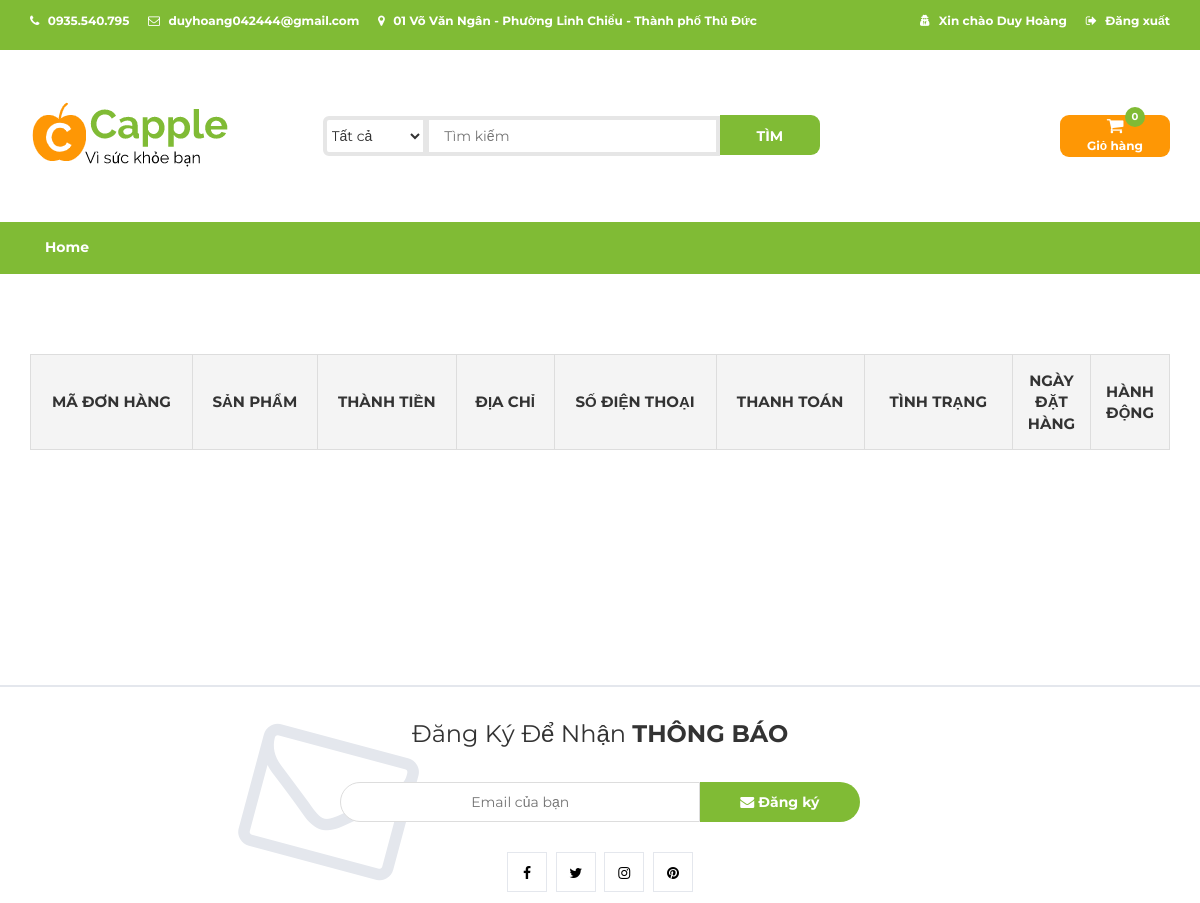
The app's page /orders.php (signed in, upper part), older data.
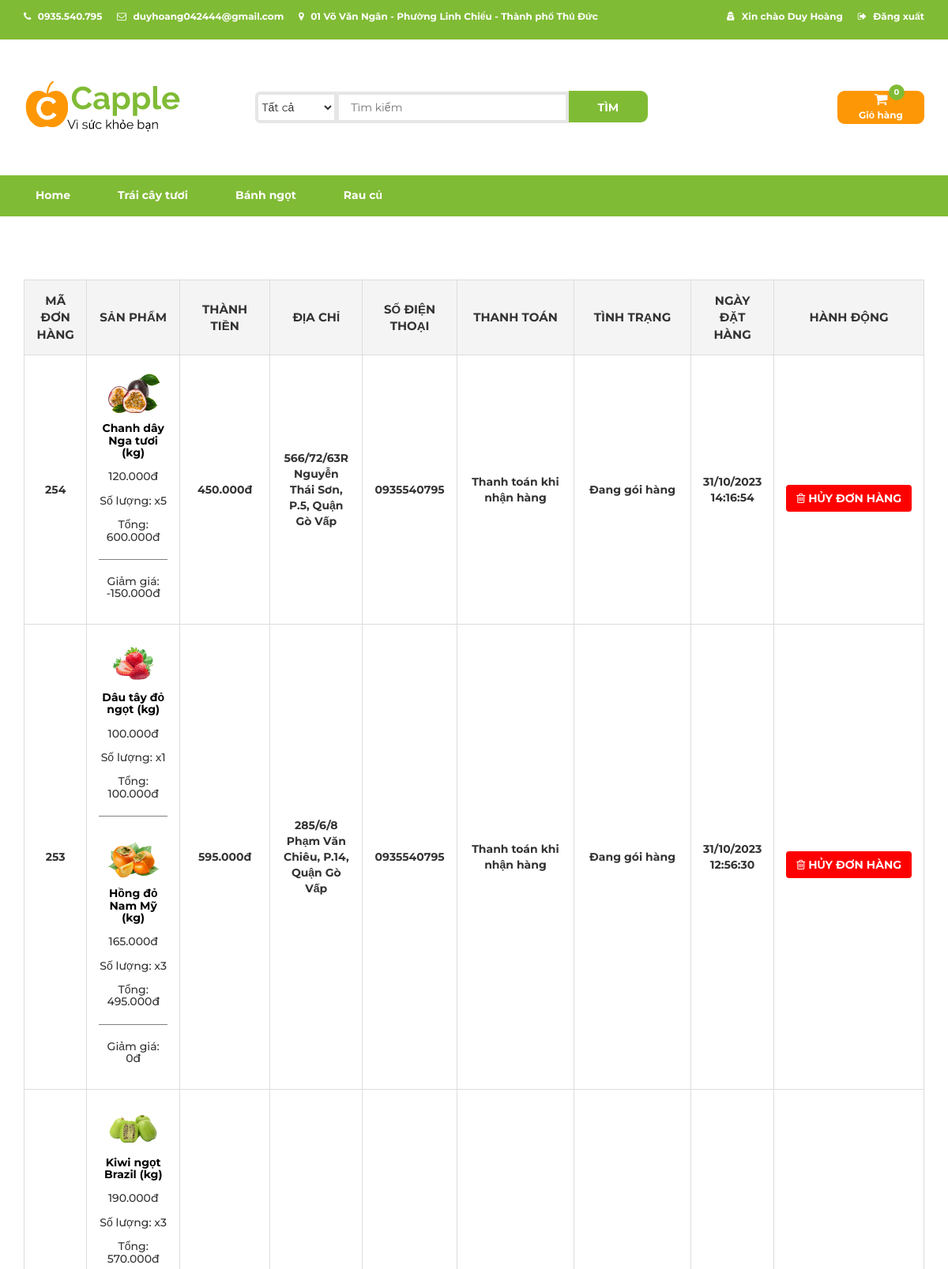
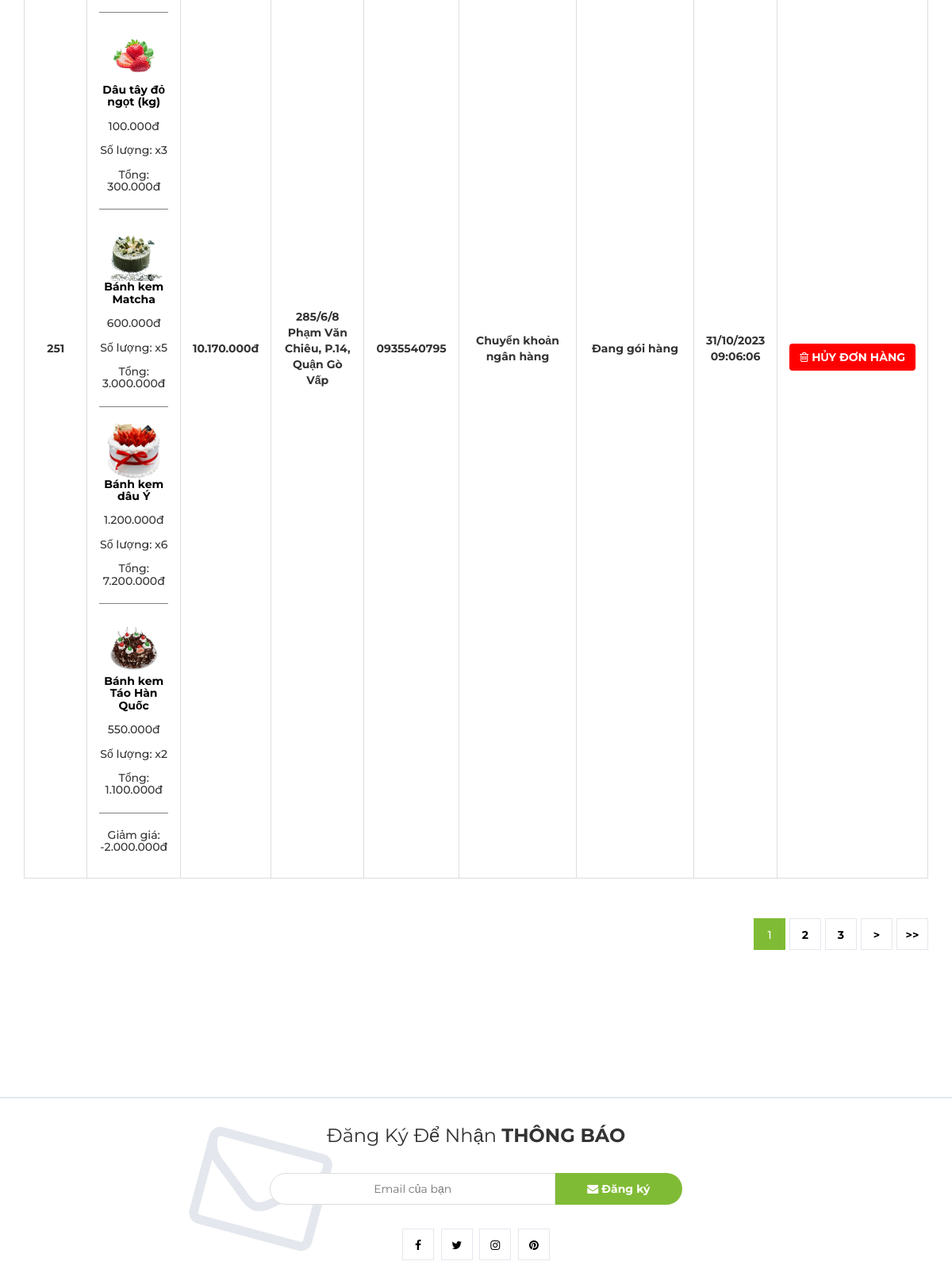
The same page, newer data (2 pictures, top to bottom).
### tables this page shows
CREATE TABLE `users` (
  `user_id` int(11) NOT NULL,
  `image` varchar(150) DEFAULT NULL,
  `First_name` varchar(100) NOT NULL,
  `Last_name` varchar(100) NOT NULL,
  `email` varchar(255) NOT NULL,
  `phone` int(11) NOT NULL,
  `username` varchar(50) NOT NULL,
  `password` varchar(250) NOT NULL,
  `role_id` int(11) NOT NULL
);

CREATE TABLE `protypes` (
  `type_id` int(11) NOT NULL,
  `type_name` varchar(100) NOT NULL
);

CREATE TABLE `orders` (
  `order_id` int(11) NOT NULL,
  `user_id` int(11) NOT NULL,
  `address` varchar(100) NOT NULL,
  `phone` text NOT NULL,
  `status` int(11) NOT NULL DEFAULT 0,
  `coupon_discount` int(11) NOT NULL,
  `total` int(11) NOT NULL,
  `note` varchar(150) NOT NULL,
  `checkout` int(11) NOT NULL,
  `date_create` timestamp NOT NULL DEFAULT current_timestamp()
);

CREATE TABLE `order_details` (
  `order_id` int(11) NOT NULL,
  `product_name` varchar(50) NOT NULL,
  `discount_price` int(11) NOT NULL,
  `product_quantity` int(11) NOT NULL,
  `cost` int(11) NOT NULL,
  `product_id` int(11) NOT NULL,
  `type_id` int(11) NOT NULL,
  `product_image` varchar(150) NOT NULL,
  `orderdetail_id` int(11) NOT NULL
);

CREATE TABLE `status` (
  `status` int(11) NOT NULL,
  `status_name` varchar(100) NOT NULL
);

### models/db.php (called while the page is built)
<?php
class Db
{
	public static $connection;
    public function __construct()
    {
    if (!self::$connection) {
    self::$connection = new mysqli(DB_HOST, DB_USER, DB_PASSWORD, DB_NAME, PORT);
    self::$connection->set_charset(DB_CHARSET);
    }
    return self::$connection;
    }
}

### models/user.php (called while the page is built, shortened)
<?php
class User extends Db
{
    public function getLastname($username)
    {
        $sql = self::$connection->prepare("SELECT `Last_name` FROM `users` WHERE `username`=?");
        $sql->bind_param("s", $username);
        $sql->execute();
        $items = $sql->get_result()->fetch_all(MYSQLI_ASSOC);
        return $items;
    }
    public function getInfoByUsername($username)
    {
        $sql = self::$connection->prepare("SELECT * FROM `users`,`roles` WHERE `username`=? AND `users`.`role_id`=`roles`.`role_id`");
        $sql->bind_param("s", $username);
        $sql->execute();
        $items = $sql->get_result()->fetch_all(MYSQLI_ASSOC);
        return $items;
    }
}

### models/protype.php (called while the page is built, shortened)
<?php
class Protype extends Db{
    public function getAllProtype()
    {
    $sql = self::$connection->prepare("SELECT * FROM protypes");
    $sql->execute();
    $item = $sql->get_result()->fetch_all(MYSQLI_ASSOC);
    return $item;
    }
}

### models/orderdetail.php (called while the page is built, shortened)
<?php
class OrderDetail extends Db
{
    public function getAllOrderDetailsByOrderId($order_id){
        $sql = self::$connection->prepare("SELECT * FROM order_details WHERE order_id=? ORDER BY order_id DESC");
        $sql->bind_param("i", $order_id);
        $sql->execute();
        $item = $sql->get_result()->fetch_all(MYSQLI_ASSOC);
        return $item;
    }
}

### admin/models/status.php (called while the page is built, shortened)
<?php
class Status extends Db
{
    public function getAllStatus(){
        $sql = self::$connection->prepare("SELECT * FROM `status`");
        $sql->execute();
        $item = $sql->get_result()->fetch_all(MYSQLI_ASSOC);
        return $item;
    }
}
?>

### orders.php (the view, shortened to what the rows shown need)
<?php
if (isset($_SESSION['user'])) {
    include "headeruser.php";
} else {
    include "header.php";
}
?>
<link rel="stylesheet" href="css/bootstrap.min.css">
<link rel="stylesheet" href="css/font-awesome.min.css">
<link rel="stylesheet" href="css/owl.carousel.css">
<link rel="stylesheet" href="css/style1.css">
<link rel="stylesheet" href="css/responsive.css">
</head>
<body>
    <div class="single-product-area">
        <div class="container">
            <div class="row">
                <div class="col-md-12">
                    <div class="product-content-right">
                        <div class="woocommerce">
                            <form method="post" action="#">
                                <table cellspacing="0" class="shop_table cart">
                                    <thead>
                                        <tr>
                                            <th class="order-id">MÃ ĐƠN HÀNG</th>
                                            <th class="product-thumbnail">SẢN PHẨM</th>
                                            <th class="product-cost">THÀNH TIỀN</th>
                                            <th class="product-address">ĐỊA CHỈ</th>
                                            <th class="product-phone">SỐ ĐIỆN THOẠI</th>
                                            <th class="product-checkout" style="width:13%">THANH TOÁN</th>
                                            <th class="product-status" style="width:13%">TÌNH TRẠNG</th>
                                            <th class="product-date-create" style="width:3%">NGÀY ĐẶT HÀNG</th>
                                            <th class="product-action" style="width:3%">HÀNH ĐỘNG</th>
                                        </tr>
                                    </thead>
                                    <tbody>
                                        <?php
                                        $getInfoByUsername = $user->getInfoByUsername($_SESSION['user']);
                                        foreach ($getInfoByUsername as $value) {
                                            $user_id = $value['user_id'];
                                        }
                                        $getOrderByUserId = $order->getOrderByUserID($user_id);
                                        $perPage = 3;
                                        $page = isset($_GET['page']) ? $_GET['page'] : 1;
                                        $total = count($getOrderByUserId);
                                        $url = $_SERVER['PHP_SELF'] . "?user_id=" . $user_id;
                                        $get3OrderByUserID = $order->get3OrderByUserID($user_id,$page,$perPage);
                                        foreach ($get3OrderByUserID as $orderInfo) {
                                            $orderDetails = $orderdetail->getAllOrderDetailsByOrderId($orderInfo['order_id']);
                                        ?>
                                        <tr>
                                            <td class="order-id"><strong><?php echo $orderInfo['order_id']; ?></strong></td>
                                            <td class="product-thumbnail">
                                                <?php foreach ($orderDetails as $orderDetail) : ?>
                                                    <div class="product-thumbnail-item">
                                                        <img src="img/<?php echo $orderDetail['product_image']; ?>" alt="<?php echo $orderDetail['product_name']; ?>">
                                                        <div class="product-thumbnail-info">
                                                            <h5><a href="detail.php?id=<?php echo $orderDetail['product_id']; ?>&type_id=<?php echo $orderDetail['type_id']; ?>"><?php echo $orderDetail['product_name']; ?></a></h5>
                                                            <h5><?php echo number_format($orderDetail['discount_price'], 0, ',', '.'); ?>đ</h5>
                                                            <?php $totalPrice = $orderDetail['discount_price'] * $orderDetail['product_quantity']; ?>
                                                            <h5><p>Số lượng: x<?php echo $orderDetail['product_quantity']; ?></p></h5>
                                                            <h5><p>Tổng: <?php echo number_format($totalPrice, 0, ',', '.'); ?>đ</h5>
                                                            <hr style="border-top:1px solid gray;">
                                                        </div>
                                                    </div>
                                                <?php endforeach; ?>
                                                <h5><p>Giảm giá: <?php
                                                            if($orderInfo['coupon_discount'] >100){
                                                                echo number_format(-$orderInfo['coupon_discount'], 0, ',', '.');
                                                            }else{
                                                                echo number_format(-($orderInfo['coupon_discount']*($orderInfo['total']/(1-($orderInfo['coupon_discount']/100))))/100, 0, ',', '.');
                                                            }
                                                ?>đ</h5>
                                            </td>
                                            <td class="product-cost"><strong><?php echo number_format($orderInfo['total'], 0, ',', '.'); ?>đ</td></strong>
                                            <td class="product-address"><strong><?php echo $orderInfo['address']; ?></td></strong>
                                            <td class="product-phone"><strong><?php echo $orderInfo['phone']; ?></td></strong>
                                            <td class="product-checkout"><strong><?php if($orderInfo['checkout'] == 0) { echo 'Chuyển khoản ngân hàng';} else { echo 'Thanh toán khi nhận hàng';} ?></td></strong>
                                            <td class="product-status">
                                                <strong><?php
                                                $statusInfo = $status->getAllStatus();
                                                foreach($statusInfo as $values1){
                                                    if($values1['status'] == $orderInfo['status']){
                                                        echo $values1['status_name'];
                                                    }
                                                }
                                                ?></strong>
                                            </td>
                                            <td class="product-date-create">
                                                <strong><?php echo date_format(date_create($orderInfo['date_create']), "d/m/Y H:i:s"); ?></strong>
                                            </td>
                                            <td class="product-action">
                                                <?php if ($orderInfo['status'] == 0) : ?>
                                                    <button class="btn btn-cancel" style="background-color:red;">
                                                        <a style="text-decoration: none;color:#fff;" href="./canceled.php?order_id=<?php echo $orderInfo['order_id']; ?>">
                                                            <i class="fa fa-trash-o"></i> HỦY ĐƠN HÀNG
                                                        </a>
                                                    </button>
                                                <?php endif; ?>
                                            </td>
                                        </tr>
                                        <?php } ?>
                                    </tbody>
                                </table>
                            </form>
                            <div class="store-filter clearfix">
                                            <ul class="store-pagination">
                                                <?php echo $order->paginate($url, $total, $perPage, $page); ?>
                                            </ul>
                            </div>
                        </div>
                    </div>
                </div>
            </div>
        </div>
    </div>
</body>
<?php include "footer.php" ?>

### headeruser.php (shortened to what the rows shown need)
<?php
require "models/db.php";
require "models/protype.php";
require "models/user.php";
require "models/order.php";
require "models/orderdetail.php";
require "admin/models/status.php";
$protype = new Protype;
$user = new User;
$order = new Order;
$status = new Status;
$orderdetail = new OrderDetail;
?>
<?php
   include "topheader.php";
?>
<body>
    <header>
        <div id="top-header">
            <div class="container">
                <ul class="header-links pull-right">
                    <?php $getLastname = $user->getLastname($_SESSION['user']); ?>
                    <li><a href="profile.php"><i class="<?php if ($_SESSION['permision'] == 1) {
                                                            echo "fa fa-user-secret";
                                                        } else {
                                                            echo "fa fa-user";
                                                        } ?>"></i> Xin chào <?php foreach ($getLastname as $value) {
                                                                                echo $value['Last_name'];
                                                                            } ?></a></li>
                </ul>
            </div>
        </div>
    </header>
    <nav id="navigation">
        <div class="container">
            <div id="responsive-nav">
                <ul class="main-nav nav navbar-nav">
                    <?php
                    $getAllProtype = $protype->getAllProtype();
                    if (isset($_GET['type_id'])) : ?>
                        <li><a href="index.php">Home</a></li>
                        <?php
                        $type_id = $_GET['type_id'];
                        foreach ($getAllProtype as $value) :
                        ?>
                            <li <?php if ($type_id == $value['type_id']) echo 'class="active"' ?>><a href="products.php?type_id=<?php echo $value['type_id'] ?>">
                                    <?php echo $value['type_name'] ?></a></li>
                        <?php endforeach; ?>
                    <?php else : ?>
                        <?php
                        $getAllProtype = $protype->getAllProtype();
                        foreach ($getAllProtype as $value) :
                        ?>
                            <li><a href="products.php?type_id=<?php echo $value['type_id'] ?>">
                                    <?php echo $value['type_name'] ?></a></li>
                        <?php endforeach; ?>
                    <?php endif; ?>
                </ul>
            </div>
        </div>
    </nav>

### models/order.php (shortened to what the rows shown need)
<?php
class Order extends Db
{
    public function getOrderByUserID($user_id)
    {
        $sql = self::$connection->prepare("SELECT * FROM `orders` WHERE `user_id`=? ORDER BY `order_id` DESC");
        $sql->bind_param("i", $user_id);
        $sql->execute();
        $item = $sql->get_result()->fetch_all(MYSQLI_ASSOC);
        return $item;
    }
    public function get3OrderByUserID($user_id,$page, $perPage)
    {
        $firstLink = ($page - 1) * $perPage;
        $sql = self::$connection->prepare("SELECT * FROM `orders` WHERE `user_id`=? ORDER BY `order_id` DESC
        LIMIT ?, ?");
        $sql->bind_param("iii", $user_id,$firstLink, $perPage);
        $sql->execute();
        $items = $sql->get_result()->fetch_all(MYSQLI_ASSOC);
        return $items;
    }
    public function paginate($url, $total, $perPage, $page, $linksLimit = 3)
    {
        $totalLinks = ceil($total / $perPage);
        $link = "";
        $firstPage = max(1, $page - floor($linksLimit / 2));
        $lastPage = min($totalLinks, $firstPage + $linksLimit - 1);
        for ($j = $firstPage; $j <= $lastPage; $j++) {
            if ($page == $j) {
                $link .= "<li class='active'>$j</li>";
            } else {
                $link .= "<li><a href='$url&page=$j'>$j</a></li>";
            }
        }
        if ($page < $totalLinks) {
            $link .= "<li><a href='$url&page=" . ($page + 1) . "'>&gt;</a></li>";
            $link .= "<li><a href='$url&page=$totalLinks'>&gt;&gt;</a></li>";
        }
        return $link;
    }
}

Row changes from the older to the newer data that the page shows:
added protypes: type_name "Trái cây tươi"
added protypes: type_name "Bánh ngọt"
added protypes: type_name "Rau củ"
added orders: order_id "254", coupon_discount "-150.000", total "450.000", address "566/72/63R Nguyễn Thái Sơn, P.5, Quận Gò Vấp", phone "0935540795", checkout "Thanh toán khi nhận hàng", date_create "31/10/2023 14:16:54"
added order_details: product_image (picture), product_name "Chanh dây Nga tươi (kg)", discount_price "120.000", product_quantity "5", totalPrice "600.000", shown under "254"
added status: status_name "Đang gói hàng"
added orders: order_id "253", coupon_discount "0", total "595.000", address "285/6/8 Phạm Văn Chiêu, P.14, Quận Gò Vấp", phone "0935540795", checkout "Thanh toán khi nhận hàng", date_create "31/10/2023 12:56:30"
added order_details: product_image (picture), product_name "Dâu tây đỏ ngọt (kg)", discount_price "100.000", product_quantity "1", totalPrice "100.000", shown under "253"
added order_details: product_image (picture), product_name "Hồng đỏ Nam Mỹ (kg)", discount_price "165.000", product_quantity "3", totalPrice "495.000", shown under "253"
added orders: order_id "251", coupon_discount "-2.000.000", total "10.170.000", address "285/6/8 Phạm Văn Chiêu, P.14, Quận Gò Vấp", phone "0935540795", checkout "Chuyển khoản ngân hàng", date_create "31/10/2023 09:06:06"
added order_details: product_image (picture), product_name "Kiwi ngọt Brazil (kg)", discount_price "190.000", product_quantity "3", totalPrice "570.000", shown under "251"
added order_details: product_image (picture), product_name "Dâu tây đỏ ngọt (kg)", discount_price "100.000", product_quantity "3", totalPrice "300.000", shown under "251"
added order_details: product_image (picture), product_name "Bánh kem Matcha", discount_price "600.000", product_quantity "5", totalPrice "3.000.000", shown under "251"
added order_details: product_image (picture), product_name "Bánh kem dâu Ý", discount_price "1.200.000", product_quantity "6", totalPrice "7.200.000", shown under "251"
added order_details: product_image (picture), product_name "Bánh kem Táo Hàn Quốc", discount_price "550.000", product_quantity "2", totalPrice "1.100.000", shown under "251"
Text that changed along with them:
new list line: "1"
new list line: "2"
new list line: "3"
